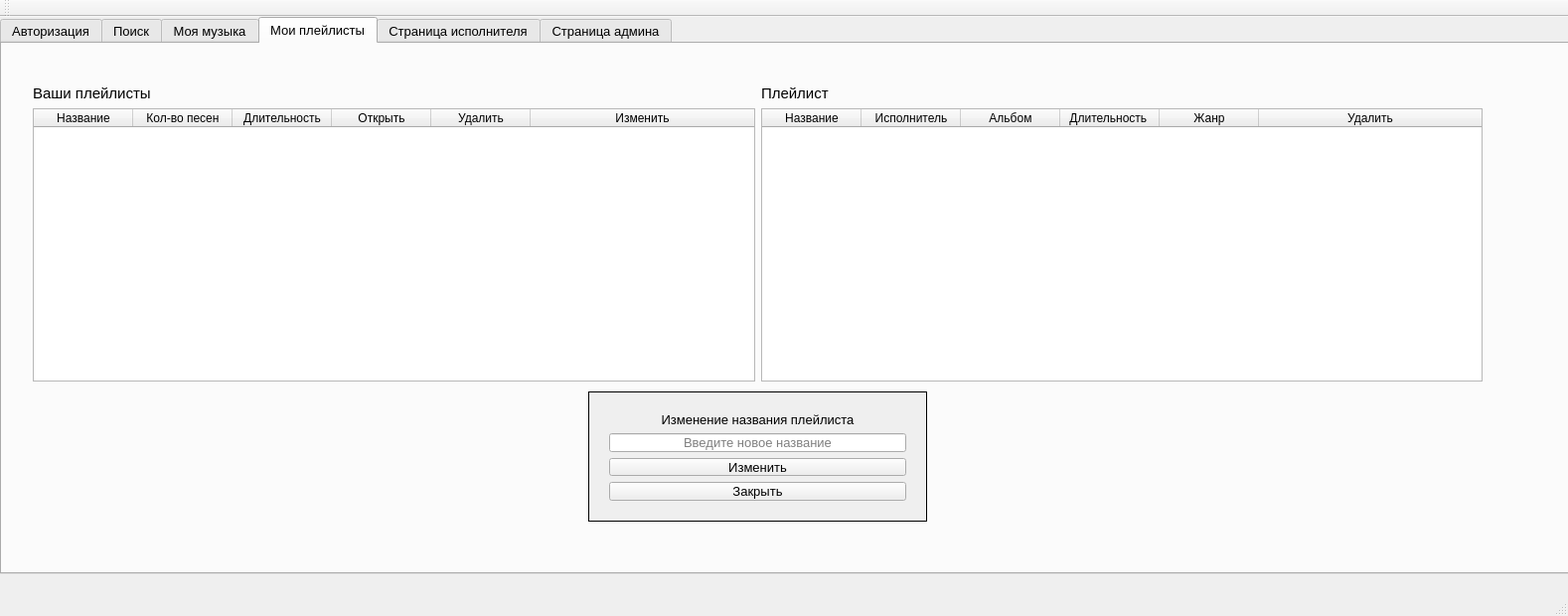
<?xml version="1.0" encoding="UTF-8"?>
<ui version="4.0">
 <class>MainWindow</class>
 <widget class="QMainWindow" name="MainWindow">
  <property name="geometry">
   <rect>
    <x>0</x>
    <y>0</y>
    <width>1578</width>
    <height>620</height>
   </rect>
  </property>
  <property name="windowTitle">
   <string>MainWindow</string>
  </property>
  <widget class="QWidget" name="centralWidget">
   <widget class="QTabWidget" name="tabWidget">
    <property name="geometry">
     <rect>
      <x>0</x>
      <y>0</y>
      <width>1581</width>
      <height>561</height>
     </rect>
    </property>
    <property name="font">
     <font>
      <pointsize>10</pointsize>
     </font>
    </property>
    <property name="currentIndex">
     <number>3</number>
    </property>
    <widget class="QWidget" name="tab_login">
     <attribute name="title">
      <string>Авторизация</string>
     </attribute>
     <widget class="QRadioButton" name="radioButton_user">
      <property name="geometry">
       <rect>
        <x>620</x>
        <y>180</y>
        <width>121</width>
        <height>20</height>
       </rect>
      </property>
      <property name="text">
       <string>Пользователь</string>
      </property>
     </widget>
     <widget class="QRadioButton" name="radioButton_admin">
      <property name="geometry">
       <rect>
        <x>890</x>
        <y>180</y>
        <width>121</width>
        <height>20</height>
       </rect>
      </property>
      <property name="text">
       <string>Администратор</string>
      </property>
     </widget>
     <widget class="QRadioButton" name="radioButton_performer">
      <property name="geometry">
       <rect>
        <x>760</x>
        <y>180</y>
        <width>111</width>
        <height>20</height>
       </rect>
      </property>
      <property name="text">
       <string>Исполнитель</string>
      </property>
     </widget>
     <widget class="QLineEdit" name="lineEdit_login">
      <property name="geometry">
       <rect>
        <x>710</x>
        <y>220</y>
        <width>241</width>
        <height>22</height>
       </rect>
      </property>
      <property name="placeholderText">
       <string>Введите логин*</string>
      </property>
     </widget>
     <widget class="QLabel" name="label_login">
      <property name="geometry">
       <rect>
        <x>650</x>
        <y>220</y>
        <width>51</width>
        <height>16</height>
       </rect>
      </property>
      <property name="text">
       <string>Логин</string>
      </property>
     </widget>
     <widget class="QLineEdit" name="lineEdit_password">
      <property name="geometry">
       <rect>
        <x>710</x>
        <y>250</y>
        <width>241</width>
        <height>22</height>
       </rect>
      </property>
      <property name="placeholderText">
       <string>Введите пароль*</string>
      </property>
     </widget>
     <widget class="QLabel" name="label_password">
      <property name="geometry">
       <rect>
        <x>650</x>
        <y>250</y>
        <width>51</width>
        <height>16</height>
       </rect>
      </property>
      <property name="text">
       <string>Пароль</string>
      </property>
     </widget>
     <widget class="QPushButton" name="pushButton_enter">
      <property name="geometry">
       <rect>
        <x>740</x>
        <y>280</y>
        <width>131</width>
        <height>31</height>
       </rect>
      </property>
      <property name="text">
       <string>Войти</string>
      </property>
     </widget>
     <widget class="QPushButton" name="pushButton_toReg">
      <property name="geometry">
       <rect>
        <x>740</x>
        <y>320</y>
        <width>131</width>
        <height>31</height>
       </rect>
      </property>
      <property name="text">
       <string>Регистрация</string>
      </property>
     </widget>
     <widget class="QFrame" name="frame_reg">
      <property name="geometry">
       <rect>
        <x>530</x>
        <y>130</y>
        <width>561</width>
        <height>261</height>
       </rect>
      </property>
      <property name="autoFillBackground">
       <bool>true</bool>
      </property>
      <property name="frameShape">
       <enum>QFrame::StyledPanel</enum>
      </property>
      <property name="frameShadow">
       <enum>QFrame::Sunken</enum>
      </property>
      <widget class="QWidget" name="verticalLayoutWidget">
       <property name="geometry">
        <rect>
         <x>40</x>
         <y>20</y>
         <width>481</width>
         <height>239</height>
        </rect>
       </property>
       <layout class="QVBoxLayout" name="verticalLayout">
        <item>
         <widget class="QLabel" name="label_reg">
          <property name="font">
           <font>
            <pointsize>11</pointsize>
           </font>
          </property>
          <property name="text">
           <string>Регистрация</string>
          </property>
          <property name="alignment">
           <set>Qt::AlignCenter</set>
          </property>
         </widget>
        </item>
        <item>
         <widget class="QLineEdit" name="lineEdit_regLogin">
          <property name="placeholderText">
           <string>Введите логин*</string>
          </property>
         </widget>
        </item>
        <item>
         <widget class="QLineEdit" name="lineEdit_regPassword">
          <property name="placeholderText">
           <string>Введите пароль*</string>
          </property>
         </widget>
        </item>
        <item>
         <widget class="QLineEdit" name="lineEdit_regNameGroup">
          <property name="placeholderText">
           <string>Введите название группы*</string>
          </property>
         </widget>
        </item>
        <item>
         <widget class="QComboBox" name="comboBox_genre">
          <property name="enabled">
           <bool>true</bool>
          </property>
          <property name="editable">
           <bool>true</bool>
          </property>
          <property name="currentText">
           <string>Выберите жанр</string>
          </property>
          <property name="currentIndex">
           <number>0</number>
          </property>
          <item>
           <property name="text">
            <string>Выберите жанр</string>
           </property>
          </item>
         </widget>
        </item>
        <item>
         <widget class="QLineEdit" name="lineEdit_participants">
          <property name="placeholderText">
           <string>Введите участников группы</string>
          </property>
         </widget>
        </item>
        <item>
         <widget class="QPushButton" name="pushButton_reg">
          <property name="autoFillBackground">
           <bool>true</bool>
          </property>
          <property name="text">
           <string>Зарегистрироваться</string>
          </property>
         </widget>
        </item>
        <item>
         <widget class="QPushButton" name="pushButton_back">
          <property name="text">
           <string>Назад</string>
          </property>
         </widget>
        </item>
       </layout>
      </widget>
     </widget>
    </widget>
    <widget class="QWidget" name="tab_search">
     <attribute name="title">
      <string>Поиск</string>
     </attribute>
     <widget class="QWidget" name="horizontalLayoutWidget_2">
      <property name="geometry">
       <rect>
        <x>50</x>
        <y>20</y>
        <width>1301</width>
        <height>501</height>
       </rect>
      </property>
      <layout class="QHBoxLayout" name="horizontalLayout_5">
       <item>
        <layout class="QVBoxLayout" name="verticalLayout_6">
         <item>
          <widget class="QLabel" name="label_top">
           <property name="text">
            <string>Топ музыки</string>
           </property>
           <property name="wordWrap">
            <bool>false</bool>
           </property>
          </widget>
         </item>
         <item>
          <spacer name="verticalSpacer">
           <property name="orientation">
            <enum>Qt::Vertical</enum>
           </property>
           <property name="sizeType">
            <enum>QSizePolicy::Fixed</enum>
           </property>
           <property name="sizeHint" stdset="0">
            <size>
             <width>20</width>
             <height>8</height>
            </size>
           </property>
          </spacer>
         </item>
         <item>
          <widget class="QTableWidget" name="tableWidget_top">
           <property name="rowCount">
            <number>0</number>
           </property>
           <property name="columnCount">
            <number>6</number>
           </property>
           <column>
            <property name="text">
             <string>Название</string>
            </property>
           </column>
           <column>
            <property name="text">
             <string>Исполнитель</string>
            </property>
           </column>
           <column>
            <property name="text">
             <string>Альбом</string>
            </property>
           </column>
           <column>
            <property name="text">
             <string>Длительность</string>
            </property>
           </column>
           <column>
            <property name="text">
             <string>Жанр</string>
            </property>
           </column>
           <column>
            <property name="text">
             <string>Добавить</string>
            </property>
           </column>
          </widget>
         </item>
        </layout>
       </item>
       <item>
        <layout class="QVBoxLayout" name="verticalLayout_8">
         <item>
          <layout class="QHBoxLayout" name="horizontalLayout_4">
           <item>
            <widget class="QLabel" name="label_search">
             <property name="text">
              <string>Поиск</string>
             </property>
            </widget>
           </item>
           <item>
            <widget class="QLineEdit" name="lineEdit_search">
             <property name="placeholderText">
              <string>Введите название трека или имя исполнителя</string>
             </property>
            </widget>
           </item>
           <item>
            <widget class="QPushButton" name="pushButton_search">
             <property name="text">
              <string>Найти</string>
             </property>
            </widget>
           </item>
          </layout>
         </item>
         <item>
          <widget class="QTableWidget" name="tableWidget_results">
           <property name="rowCount">
            <number>0</number>
           </property>
           <property name="columnCount">
            <number>6</number>
           </property>
           <column>
            <property name="text">
             <string>Название</string>
            </property>
           </column>
           <column>
            <property name="text">
             <string>Исполнитель</string>
            </property>
           </column>
           <column>
            <property name="text">
             <string>Альбом</string>
            </property>
           </column>
           <column>
            <property name="text">
             <string>Длительность</string>
            </property>
           </column>
           <column>
            <property name="text">
             <string>Жанр</string>
            </property>
           </column>
           <column>
            <property name="text">
             <string>Добавить</string>
            </property>
           </column>
          </widget>
         </item>
        </layout>
       </item>
      </layout>
     </widget>
    </widget>
    <widget class="QWidget" name="tab_music">
     <attribute name="title">
      <string>Моя музыка</string>
     </attribute>
     <widget class="QWidget" name="verticalLayoutWidget_8">
      <property name="geometry">
       <rect>
        <x>240</x>
        <y>40</y>
        <width>1111</width>
        <height>461</height>
       </rect>
      </property>
      <layout class="QVBoxLayout" name="verticalLayout_9">
       <item>
        <widget class="QLabel" name="label_4">
         <property name="font">
          <font>
           <pointsize>12</pointsize>
          </font>
         </property>
         <property name="text">
          <string>Музыка</string>
         </property>
         <property name="alignment">
          <set>Qt::AlignCenter</set>
         </property>
        </widget>
       </item>
       <item>
        <widget class="QTableWidget" name="tableWidget_myMusic">
         <property name="sizeIncrement">
          <size>
           <width>0</width>
           <height>0</height>
          </size>
         </property>
         <property name="rowCount">
          <number>0</number>
         </property>
         <property name="columnCount">
          <number>7</number>
         </property>
         <attribute name="horizontalHeaderDefaultSectionSize">
          <number>147</number>
         </attribute>
         <attribute name="horizontalHeaderStretchLastSection">
          <bool>true</bool>
         </attribute>
         <attribute name="verticalHeaderDefaultSectionSize">
          <number>48</number>
         </attribute>
         <attribute name="verticalHeaderMinimumSectionSize">
          <number>33</number>
         </attribute>
         <column>
          <property name="text">
           <string>Название</string>
          </property>
         </column>
         <column>
          <property name="text">
           <string>Исполнитель</string>
          </property>
         </column>
         <column>
          <property name="text">
           <string>Альбом</string>
          </property>
         </column>
         <column>
          <property name="text">
           <string>Длительность</string>
          </property>
         </column>
         <column>
          <property name="text">
           <string>Жанр</string>
          </property>
         </column>
         <column>
          <property name="text">
           <string>Взаимодействие</string>
          </property>
         </column>
         <column>
          <property name="text">
           <string>Удалить</string>
          </property>
         </column>
        </widget>
       </item>
      </layout>
     </widget>
    </widget>
    <widget class="QWidget" name="tab_playlists">
     <attribute name="title">
      <string>Мои плейлисты</string>
     </attribute>
     <widget class="QFrame" name="frame">
      <property name="geometry">
       <rect>
        <x>590</x>
        <y>350</y>
        <width>341</width>
        <height>131</height>
       </rect>
      </property>
      <property name="autoFillBackground">
       <bool>true</bool>
      </property>
      <property name="frameShape">
       <enum>QFrame::Box</enum>
      </property>
      <property name="frameShadow">
       <enum>QFrame::Plain</enum>
      </property>
      <widget class="QWidget" name="verticalLayoutWidget_5">
       <property name="geometry">
        <rect>
         <x>10</x>
         <y>10</y>
         <width>321</width>
         <height>111</height>
        </rect>
       </property>
       <layout class="QVBoxLayout" name="verticalLayout_5">
        <item>
         <widget class="QLabel" name="label_createName_3">
          <property name="font">
           <font>
            <pointsize>10</pointsize>
           </font>
          </property>
          <property name="text">
           <string>Изменение названия плейлиста</string>
          </property>
          <property name="alignment">
           <set>Qt::AlignCenter</set>
          </property>
         </widget>
        </item>
        <item>
         <widget class="QLineEdit" name="lineEdit_changePlaylist">
          <property name="alignment">
           <set>Qt::AlignCenter</set>
          </property>
          <property name="placeholderText">
           <string>Введите новое название</string>
          </property>
         </widget>
        </item>
        <item>
         <widget class="QPushButton" name="pushButton_changePlaylist">
          <property name="font">
           <font>
            <pointsize>10</pointsize>
           </font>
          </property>
          <property name="text">
           <string>Изменить</string>
          </property>
         </widget>
        </item>
        <item>
         <widget class="QPushButton" name="pushButton_closeFrame">
          <property name="font">
           <font>
            <pointsize>10</pointsize>
           </font>
          </property>
          <property name="text">
           <string>Закрыть</string>
          </property>
         </widget>
        </item>
       </layout>
      </widget>
     </widget>
     <widget class="QWidget" name="horizontalLayoutWidget_3">
      <property name="geometry">
       <rect>
        <x>20</x>
        <y>30</y>
        <width>1481</width>
        <height>321</height>
       </rect>
      </property>
      <layout class="QHBoxLayout" name="horizontalLayout_6">
       <item>
        <layout class="QVBoxLayout" name="verticalLayout_10">
         <item>
          <widget class="QLabel" name="label">
           <property name="font">
            <font>
             <pointsize>11</pointsize>
            </font>
           </property>
           <property name="text">
            <string>Ваши плейлисты</string>
           </property>
          </widget>
         </item>
         <item>
          <widget class="QTableWidget" name="tableWidget_playlists">
           <property name="rowCount">
            <number>0</number>
           </property>
           <property name="columnCount">
            <number>6</number>
           </property>
           <attribute name="horizontalHeaderStretchLastSection">
            <bool>true</bool>
           </attribute>
           <column>
            <property name="text">
             <string>Название</string>
            </property>
           </column>
           <column>
            <property name="text">
             <string>Кол-во песен</string>
            </property>
           </column>
           <column>
            <property name="text">
             <string>Длительность</string>
            </property>
           </column>
           <column>
            <property name="text">
             <string>Открыть</string>
            </property>
           </column>
           <column>
            <property name="text">
             <string>Удалить</string>
            </property>
           </column>
           <column>
            <property name="text">
             <string>Изменить</string>
            </property>
           </column>
          </widget>
         </item>
        </layout>
       </item>
       <item>
        <layout class="QVBoxLayout" name="verticalLayout_11">
         <item>
          <widget class="QLabel" name="label_playlistInfo">
           <property name="font">
            <font>
             <pointsize>11</pointsize>
            </font>
           </property>
           <property name="text">
            <string>Плейлист</string>
           </property>
          </widget>
         </item>
         <item>
          <widget class="QTableWidget" name="tableWidget_TracksFromPlaylist">
           <property name="rowCount">
            <number>0</number>
           </property>
           <property name="columnCount">
            <number>6</number>
           </property>
           <attribute name="horizontalHeaderStretchLastSection">
            <bool>true</bool>
           </attribute>
           <column>
            <property name="text">
             <string>Название</string>
            </property>
           </column>
           <column>
            <property name="text">
             <string>Исполнитель</string>
            </property>
           </column>
           <column>
            <property name="text">
             <string>Альбом</string>
            </property>
           </column>
           <column>
            <property name="text">
             <string>Длительность </string>
            </property>
           </column>
           <column>
            <property name="text">
             <string>Жанр</string>
            </property>
           </column>
           <column>
            <property name="text">
             <string>Удалить</string>
            </property>
           </column>
          </widget>
         </item>
        </layout>
       </item>
      </layout>
     </widget>
     <widget class="QFrame" name="frame_2">
      <property name="geometry">
       <rect>
        <x>590</x>
        <y>350</y>
        <width>341</width>
        <height>121</height>
       </rect>
      </property>
      <property name="autoFillBackground">
       <bool>true</bool>
      </property>
      <property name="frameShape">
       <enum>QFrame::Box</enum>
      </property>
      <property name="frameShadow">
       <enum>QFrame::Plain</enum>
      </property>
      <widget class="QWidget" name="verticalLayoutWidget_2">
       <property name="geometry">
        <rect>
         <x>10</x>
         <y>10</y>
         <width>321</width>
         <height>101</height>
        </rect>
       </property>
       <layout class="QVBoxLayout" name="verticalLayout_2">
        <item>
         <widget class="QLabel" name="label_createName_2">
          <property name="font">
           <font>
            <pointsize>10</pointsize>
           </font>
          </property>
          <property name="text">
           <string>Создание плейлиста</string>
          </property>
          <property name="alignment">
           <set>Qt::AlignCenter</set>
          </property>
         </widget>
        </item>
        <item>
         <widget class="QLineEdit" name="lineEdit_newPlaylist_2">
          <property name="alignment">
           <set>Qt::AlignCenter</set>
          </property>
          <property name="placeholderText">
           <string>Введите название</string>
          </property>
         </widget>
        </item>
        <item>
         <widget class="QPushButton" name="pushButton_createPlaylist_2">
          <property name="font">
           <font>
            <pointsize>10</pointsize>
           </font>
          </property>
          <property name="text">
           <string>Создать</string>
          </property>
         </widget>
        </item>
       </layout>
      </widget>
     </widget>
     <zorder>horizontalLayoutWidget_3</zorder>
     <zorder>frame_2</zorder>
     <zorder>frame</zorder>
    </widget>
    <widget class="QWidget" name="tab">
     <attribute name="title">
      <string>Страница исполнителя</string>
     </attribute>
     <widget class="QGroupBox" name="groupBox">
      <property name="geometry">
       <rect>
        <x>20</x>
        <y>20</y>
        <width>421</width>
        <height>501</height>
       </rect>
      </property>
      <property name="font">
       <font>
        <pointsize>12</pointsize>
       </font>
      </property>
      <property name="title">
       <string>Отправить альбом на проверку</string>
      </property>
      <property name="alignment">
       <set>Qt::AlignCenter</set>
      </property>
      <widget class="QWidget" name="verticalLayoutWidget_3">
       <property name="geometry">
        <rect>
         <x>10</x>
         <y>30</y>
         <width>401</width>
         <height>461</height>
        </rect>
       </property>
       <layout class="QVBoxLayout" name="verticalLayout_3">
        <item>
         <widget class="QLineEdit" name="lineEdit_addAlbum">
          <property name="alignment">
           <set>Qt::AlignCenter</set>
          </property>
          <property name="placeholderText">
           <string>Введите название альбома</string>
          </property>
         </widget>
        </item>
        <item>
         <widget class="QLabel" name="label_2">
          <property name="text">
           <string>Введите год создания альбом</string>
          </property>
          <property name="alignment">
           <set>Qt::AlignCenter</set>
          </property>
         </widget>
        </item>
        <item>
         <widget class="QDateEdit" name="dateEdit">
          <property name="alignment">
           <set>Qt::AlignCenter</set>
          </property>
          <property name="buttonSymbols">
           <enum>QAbstractSpinBox::PlusMinus</enum>
          </property>
          <property name="maximumDate">
           <date>
            <year>2022</year>
            <month>12</month>
            <day>31</day>
           </date>
          </property>
          <property name="minimumDate">
           <date>
            <year>1900</year>
            <month>9</month>
            <day>14</day>
           </date>
          </property>
          <property name="displayFormat">
           <string>yyyy</string>
          </property>
          <property name="date">
           <date>
            <year>2022</year>
            <month>1</month>
            <day>1</day>
           </date>
          </property>
         </widget>
        </item>
        <item>
         <widget class="QComboBox" name="comboBox_genres">
          <property name="editable">
           <bool>false</bool>
          </property>
          <item>
           <property name="text">
            <string>Выберите жанр</string>
           </property>
          </item>
         </widget>
        </item>
        <item>
         <layout class="QHBoxLayout" name="horizontalLayout">
          <item>
           <widget class="QLabel" name="label_3">
            <property name="text">
             <string>Выберите количество треков</string>
            </property>
           </widget>
          </item>
          <item>
           <widget class="QSpinBox" name="spinBox_count">
            <property name="alignment">
             <set>Qt::AlignCenter</set>
            </property>
            <property name="buttonSymbols">
             <enum>QAbstractSpinBox::PlusMinus</enum>
            </property>
            <property name="minimum">
             <number>2</number>
            </property>
           </widget>
          </item>
         </layout>
        </item>
        <item>
         <widget class="QTableWidget" name="tableWidget">
          <property name="rowCount">
           <number>2</number>
          </property>
          <attribute name="horizontalHeaderStretchLastSection">
           <bool>true</bool>
          </attribute>
          <row/>
          <row/>
          <column>
           <property name="text">
            <string>Название трека</string>
           </property>
          </column>
          <column>
           <property name="text">
            <string>Продолжительность (в минутах)</string>
           </property>
          </column>
         </widget>
        </item>
        <item>
         <widget class="QPushButton" name="pushButton_sendToCheck">
          <property name="text">
           <string>Отправить на проверку</string>
          </property>
         </widget>
        </item>
       </layout>
      </widget>
     </widget>
     <widget class="QComboBox" name="comboBox_albums">
      <property name="geometry">
       <rect>
        <x>490</x>
        <y>10</y>
        <width>531</width>
        <height>22</height>
       </rect>
      </property>
      <item>
       <property name="text">
        <string>Ваши альбомы</string>
       </property>
      </item>
     </widget>
     <widget class="QPushButton" name="pushButton">
      <property name="geometry">
       <rect>
        <x>1030</x>
        <y>10</y>
        <width>80</width>
        <height>21</height>
       </rect>
      </property>
      <property name="text">
       <string>Открыть</string>
      </property>
     </widget>
     <widget class="QTableWidget" name="tableWidget_album">
      <property name="geometry">
       <rect>
        <x>490</x>
        <y>40</y>
        <width>531</width>
        <height>481</height>
       </rect>
      </property>
      <property name="rowCount">
       <number>0</number>
      </property>
      <property name="columnCount">
       <number>5</number>
      </property>
      <attribute name="horizontalHeaderStretchLastSection">
       <bool>true</bool>
      </attribute>
      <column>
       <property name="text">
        <string>Название</string>
       </property>
      </column>
      <column>
       <property name="text">
        <string>Исполнитель</string>
       </property>
      </column>
      <column>
       <property name="text">
        <string>Альбом</string>
       </property>
      </column>
      <column>
       <property name="text">
        <string>Длительность</string>
       </property>
      </column>
      <column>
       <property name="text">
        <string>Жанр</string>
       </property>
      </column>
     </widget>
    </widget>
    <widget class="QWidget" name="tab_2">
     <attribute name="title">
      <string>Страница админа</string>
     </attribute>
     <widget class="QGroupBox" name="groupBox_2">
      <property name="geometry">
       <rect>
        <x>290</x>
        <y>20</y>
        <width>691</width>
        <height>451</height>
       </rect>
      </property>
      <property name="font">
       <font>
        <pointsize>12</pointsize>
       </font>
      </property>
      <property name="title">
       <string>Заявки на проверку</string>
      </property>
      <property name="alignment">
       <set>Qt::AlignCenter</set>
      </property>
      <widget class="QWidget" name="verticalLayoutWidget_4">
       <property name="geometry">
        <rect>
         <x>40</x>
         <y>40</y>
         <width>611</width>
         <height>401</height>
        </rect>
       </property>
       <layout class="QVBoxLayout" name="verticalLayout_4">
        <item>
         <layout class="QHBoxLayout" name="horizontalLayout_2">
          <item>
           <widget class="QComboBox" name="comboBox_check">
            <item>
             <property name="text">
              <string>Альбомы под проверку</string>
             </property>
            </item>
           </widget>
          </item>
          <item>
           <widget class="QPushButton" name="pushButton_open">
            <property name="text">
             <string>Открыть</string>
            </property>
           </widget>
          </item>
         </layout>
        </item>
        <item>
         <widget class="QTableWidget" name="tableWidget_check">
          <property name="rowCount">
           <number>0</number>
          </property>
          <property name="columnCount">
           <number>5</number>
          </property>
          <attribute name="horizontalHeaderStretchLastSection">
           <bool>true</bool>
          </attribute>
          <column>
           <property name="text">
            <string>Название</string>
           </property>
          </column>
          <column>
           <property name="text">
            <string>Исполнитель</string>
           </property>
          </column>
          <column>
           <property name="text">
            <string>Альбом</string>
           </property>
          </column>
          <column>
           <property name="text">
            <string>Длительность</string>
           </property>
          </column>
          <column>
           <property name="text">
            <string>Жанр</string>
           </property>
          </column>
         </widget>
        </item>
        <item>
         <layout class="QHBoxLayout" name="horizontalLayout_3">
          <item>
           <widget class="QPushButton" name="pushButton_agree">
            <property name="text">
             <string>Добавить</string>
            </property>
           </widget>
          </item>
          <item>
           <widget class="QPushButton" name="pushButton_reject">
            <property name="text">
             <string>Отклонить</string>
            </property>
           </widget>
          </item>
         </layout>
        </item>
       </layout>
      </widget>
     </widget>
    </widget>
   </widget>
  </widget>
  <widget class="QMenuBar" name="menuBar">
   <property name="geometry">
    <rect>
     <x>0</x>
     <y>0</y>
     <width>1578</width>
     <height>20</height>
    </rect>
   </property>
  </widget>
  <widget class="QToolBar" name="mainToolBar">
   <attribute name="toolBarArea">
    <enum>TopToolBarArea</enum>
   </attribute>
   <attribute name="toolBarBreak">
    <bool>false</bool>
   </attribute>
  </widget>
  <widget class="QStatusBar" name="statusBar"/>
 </widget>
 <layoutdefault spacing="6" margin="11"/>
 <resources/>
 <connections/>
</ui>
